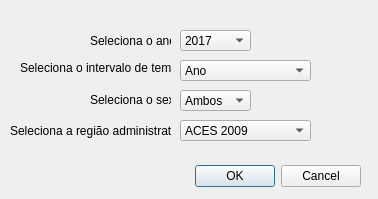
<?xml version="1.0" encoding="UTF-8"?>
<ui version="4.0">
 <class>IndicadoresGeosaudeDialogBase</class>
 <widget class="QDialog" name="IndicadoresGeosaudeDialogBase">
  <property name="geometry">
   <rect>
    <x>0</x>
    <y>0</y>
    <width>378</width>
    <height>199</height>
   </rect>
  </property>
  <property name="windowTitle">
   <string>Indicadores Geosaude</string>
  </property>
  <widget class="QDialogButtonBox" name="button_box">
   <property name="geometry">
    <rect>
     <x>20</x>
     <y>160</y>
     <width>341</width>
     <height>32</height>
    </rect>
   </property>
   <property name="orientation">
    <enum>Qt::Horizontal</enum>
   </property>
   <property name="standardButtons">
    <set>QDialogButtonBox::Cancel|QDialogButtonBox::Ok</set>
   </property>
  </widget>
  <widget class="QComboBox" name="comboBox">
   <property name="geometry">
    <rect>
     <x>180</x>
     <y>30</y>
     <width>71</width>
     <height>21</height>
    </rect>
   </property>
   <property name="mouseTracking">
    <bool>false</bool>
   </property>
   <item>
    <property name="text">
     <string>2017</string>
    </property>
   </item>
   <item>
    <property name="text">
     <string>2016</string>
    </property>
   </item>
   <item>
    <property name="text">
     <string>2015</string>
    </property>
   </item>
   <item>
    <property name="text">
     <string>2014</string>
    </property>
   </item>
   <item>
    <property name="text">
     <string>2013</string>
    </property>
   </item>
   <item>
    <property name="text">
     <string>2012</string>
    </property>
   </item>
   <item>
    <property name="text">
     <string>2011</string>
    </property>
   </item>
   <item>
    <property name="text">
     <string>2010</string>
    </property>
   </item>
   <item>
    <property name="text">
     <string>2009</string>
    </property>
   </item>
   <item>
    <property name="text">
     <string>2008</string>
    </property>
   </item>
   <item>
    <property name="text">
     <string>2007</string>
    </property>
   </item>
   <item>
    <property name="text">
     <string>2006</string>
    </property>
   </item>
   <item>
    <property name="text">
     <string>2005</string>
    </property>
   </item>
   <item>
    <property name="text">
     <string>2004</string>
    </property>
   </item>
   <item>
    <property name="text">
     <string>2003</string>
    </property>
   </item>
   <item>
    <property name="text">
     <string>2002</string>
    </property>
   </item>
   <item>
    <property name="text">
     <string>2001</string>
    </property>
   </item>
   <item>
    <property name="text">
     <string>2000</string>
    </property>
   </item>
   <item>
    <property name="text">
     <string>1999</string>
    </property>
   </item>
   <item>
    <property name="text">
     <string>1998</string>
    </property>
   </item>
   <item>
    <property name="text">
     <string>1997</string>
    </property>
   </item>
   <item>
    <property name="text">
     <string>1996</string>
    </property>
   </item>
  </widget>
  <widget class="QLabel" name="label">
   <property name="geometry">
    <rect>
     <x>90</x>
     <y>30</y>
     <width>81</width>
     <height>21</height>
    </rect>
   </property>
   <property name="text">
    <string>Seleciona o ano</string>
   </property>
  </widget>
  <widget class="QComboBox" name="comboBox_2">
   <property name="geometry">
    <rect>
     <x>180</x>
     <y>90</y>
     <width>71</width>
     <height>21</height>
    </rect>
   </property>
   <item>
    <property name="text">
     <string>Ambos</string>
    </property>
   </item>
   <item>
    <property name="text">
     <string>Indefinido</string>
    </property>
   </item>
   <item>
    <property name="text">
     <string>Homem</string>
    </property>
   </item>
   <item>
    <property name="text">
     <string>Mulher</string>
    </property>
   </item>
  </widget>
  <widget class="QLabel" name="label_2">
   <property name="geometry">
    <rect>
     <x>90</x>
     <y>90</y>
     <width>81</width>
     <height>20</height>
    </rect>
   </property>
   <property name="text">
    <string>Seleciona o sexo</string>
   </property>
  </widget>
  <widget class="QComboBox" name="comboBox_3">
   <property name="geometry">
    <rect>
     <x>180</x>
     <y>120</y>
     <width>131</width>
     <height>21</height>
    </rect>
   </property>
   <item>
    <property name="text">
     <string>ACES 2009</string>
    </property>
   </item>
   <item>
    <property name="text">
     <string>Continente</string>
    </property>
   </item>
   <item>
    <property name="text">
     <string>Distritos</string>
    </property>
   </item>
   <item>
    <property name="text">
     <string>Instituições de saúde</string>
    </property>
   </item>
   <item>
    <property name="text">
     <string>Municípios</string>
    </property>
   </item>
   <item>
    <property name="text">
     <string>Municípios (2016)</string>
    </property>
   </item>
   <item>
    <property name="text">
     <string>NUTS I (2013)</string>
    </property>
   </item>
   <item>
    <property name="text">
     <string>NUTS II (2013)</string>
    </property>
   </item>
   <item>
    <property name="text">
     <string>NUTS III (2013)</string>
    </property>
   </item>
   <item>
    <property name="text">
     <string>NUTS II 2002</string>
    </property>
   </item>
   <item>
    <property name="text">
     <string>NUTS III 2002</string>
    </property>
   </item>
   <item>
    <property name="text">
     <string>Regiões de saúde</string>
    </property>
   </item>
   <item>
    <property name="text">
     <string>União europeia</string>
    </property>
   </item>
  </widget>
  <widget class="QLabel" name="label_3">
   <property name="geometry">
    <rect>
     <x>10</x>
     <y>120</y>
     <width>161</width>
     <height>21</height>
    </rect>
   </property>
   <property name="text">
    <string>Seleciona a região administrativa</string>
   </property>
  </widget>
  <widget class="QComboBox" name="comboBox_4">
   <property name="geometry">
    <rect>
     <x>180</x>
     <y>60</y>
     <width>131</width>
     <height>21</height>
    </rect>
   </property>
   <item>
    <property name="text">
     <string>Ano</string>
    </property>
   </item>
   <item>
    <property name="text">
     <string>1º Mês</string>
    </property>
   </item>
   <item>
    <property name="text">
     <string>2º Mês</string>
    </property>
   </item>
   <item>
    <property name="text">
     <string>3º Mês</string>
    </property>
   </item>
   <item>
    <property name="text">
     <string>4º Mês</string>
    </property>
   </item>
   <item>
    <property name="text">
     <string>5º Mês</string>
    </property>
   </item>
   <item>
    <property name="text">
     <string>6º Mês</string>
    </property>
   </item>
   <item>
    <property name="text">
     <string>7º Mês</string>
    </property>
   </item>
   <item>
    <property name="text">
     <string>8º Mês</string>
    </property>
   </item>
   <item>
    <property name="text">
     <string>9º Mês</string>
    </property>
   </item>
   <item>
    <property name="text">
     <string>10º Mês</string>
    </property>
   </item>
   <item>
    <property name="text">
     <string>11º Mês</string>
    </property>
   </item>
   <item>
    <property name="text">
     <string>12º Mês</string>
    </property>
   </item>
   <item>
    <property name="text">
     <string>1º Quadrimestre</string>
    </property>
   </item>
   <item>
    <property name="text">
     <string>2º Quadrimestre</string>
    </property>
   </item>
   <item>
    <property name="text">
     <string>3º Quadrimestre</string>
    </property>
   </item>
   <item>
    <property name="text">
     <string>1º Semestre</string>
    </property>
   </item>
   <item>
    <property name="text">
     <string>2º Semestre</string>
    </property>
   </item>
   <item>
    <property name="text">
     <string>1º Trimestre</string>
    </property>
   </item>
   <item>
    <property name="text">
     <string>2º Trimestre</string>
    </property>
   </item>
   <item>
    <property name="text">
     <string>3º Trimestre</string>
    </property>
   </item>
   <item>
    <property name="text">
     <string>4º Trimestre</string>
    </property>
   </item>
  </widget>
  <widget class="QLabel" name="label_4">
   <property name="geometry">
    <rect>
     <x>20</x>
     <y>60</y>
     <width>151</width>
     <height>16</height>
    </rect>
   </property>
   <property name="text">
    <string>Seleciona o intervalo de tempo</string>
   </property>
  </widget>
 </widget>
 <resources/>
 <connections>
  <connection>
   <sender>button_box</sender>
   <signal>accepted()</signal>
   <receiver>IndicadoresGeosaudeDialogBase</receiver>
   <slot>accept()</slot>
   <hints>
    <hint type="sourcelabel">
     <x>20</x>
     <y>20</y>
    </hint>
    <hint type="destinationlabel">
     <x>20</x>
     <y>20</y>
    </hint>
   </hints>
  </connection>
  <connection>
   <sender>button_box</sender>
   <signal>rejected()</signal>
   <receiver>IndicadoresGeosaudeDialogBase</receiver>
   <slot>reject()</slot>
   <hints>
    <hint type="sourcelabel">
     <x>20</x>
     <y>20</y>
    </hint>
    <hint type="destinationlabel">
     <x>20</x>
     <y>20</y>
    </hint>
   </hints>
  </connection>
 </connections>
</ui>
